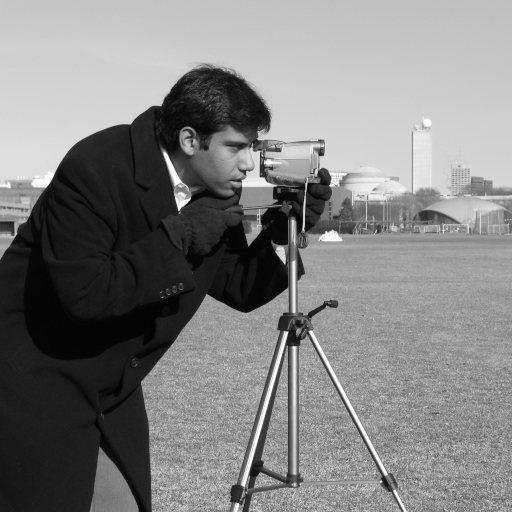
#> input picture Lab1/images/cameraman.tif, 512 x 512 px
$ jupyter execute Lab1.ipynb   (shell and % lines are left out)
#> lines starting #> are read from the running program, lines starting #| are printed output that depends on the picture; after the words box and inside, x2 and y2 are one past the last pixel; in counts of white or black regions, pixels touching at a corner belong together
# ARTI 403 - Image Processing
### Lab 1 - Basics of programming with Python

Outcome: explain how digital images are represented and manipulated in a computer.

Tools: Anaconda / Jupyter, Python 3

## Task 1 - Setup check

Anaconda already comes with numpy + matplotlib, so I only had to install opencv
and scikit-image. Leaving the pip line here (commented) in case I run this on
another machine.

[cell 1]

import cv2
import numpy as np
import matplotlib.pyplot as plt
import matplotlib.cm as cm
from PIL import Image

## Task 2 - Loading and visualizing images

[cell 2]
img = cv2.imread('images/cameraman.tif')
#> img is the input picture: shape (512, 512, 3); min 0, max 255, mean 129.1
print(type(img), img.shape)
#| <class 'numpy.ndarray'> (512, 512, 3)

plt.imshow(img)
plt.show()

## Task 3 - Storing images

[cell 3]
cv2.imwrite('new_image.jpg', img)

import os
f = 'new_image.jpg'
print(f, '->', os.path.getsize(f), 'bytes')

Both saved fine. The jpg is much smaller than the original tif because jpg is
lossy compression while tif here is uncompressed.

## Task 4 - Display the image as an array

[cell 4]
print(img.shape)   # (rows, cols, channels) - opencv gives a numpy array directly
#| (512, 512, 3)
print(img)
#> (printed output is left out)

[cell 5]
img_array = cv2.cvtColor(img, cv2.COLOR_BGR2GRAY)

print("shape:", img_array.shape)
#| shape: (512, 512)
print("dtype:", img_array.dtype)
#| dtype: uint8

[cell 6]
# what the numbers actually mean
print("dtype        :", img_array.dtype)
#| dtype        : uint8
print("min / max    :", img_array.min(), "/", img_array.max())
#| min / max    : 0 / 255
print("total pixels :", img_array.size)
#| total pixels : 262144

# top-left 8x8 corner - each value is one pixel intensity 0=black 255=white
print(img_array[:8, :8])
#| [[200 200 200 200 199 200 199 198]
#|  [200 199 199 200 199 200 199 198]
#|  [199 199 199 200 200 200 200 200]
#|  [200 200 199 199 199 199 199 199]
#|  [200 200 200 200 199 199 199 200]
#|  [200 199 199 200 199 199 199 199]
#|  [200 201 200 200 199 200 198 199]
#|  [201 200 200 200 200 199 199 200]]

## Assessment - numpy operations on the image array

Trying out a few array operations on the image to see what they do visually.

[cell 7]
brighter = np.clip(img_array.astype(np.int16) + 60, 0, 255).astype(np.uint8)
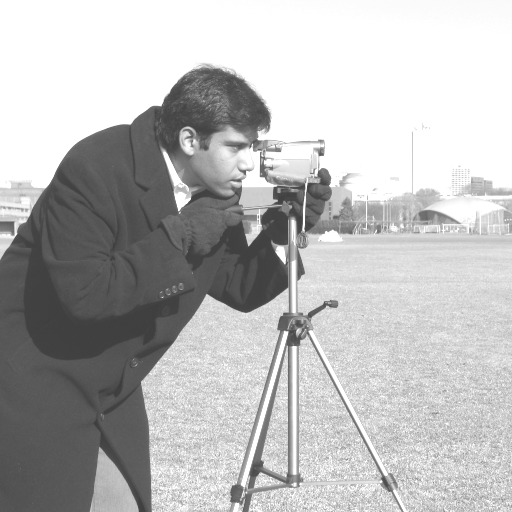
#> brighter: shape (512, 512); min 60, max 255, mean 185.6
negative = 255 - img_array
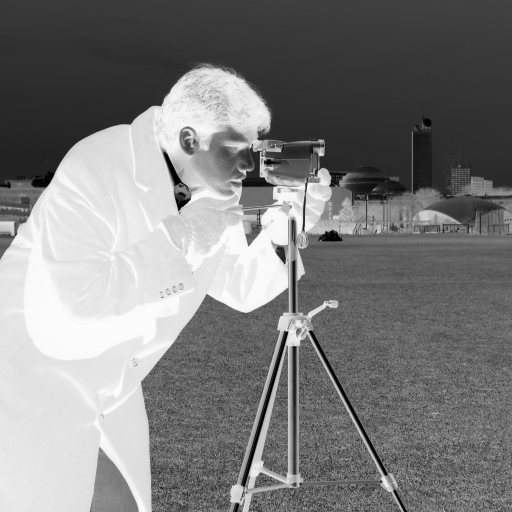
#> negative: shape (512, 512); min 0, max 255, mean 125.9
flipped  = np.fliplr(img_array)
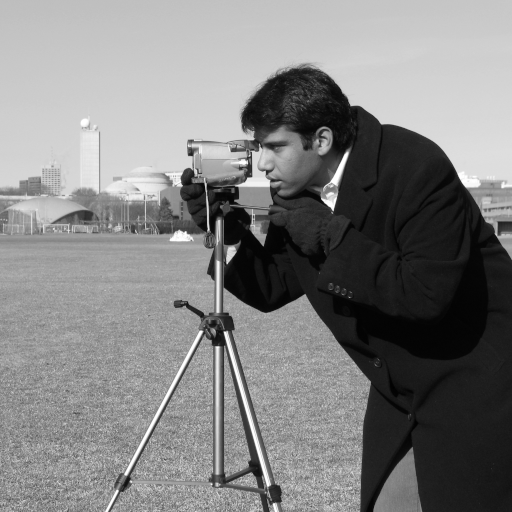
#> flipped: shape (512, 512); min 0, max 255, mean 129.1
cropped  = img_array[50:200, 50:200]
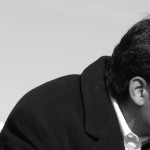
#> cropped: shape (150, 150); min 4, max 255, mean 120.1

titles = ['original', 'brighter (+60)', 'negative (255-x)', 'flipped', 'cropped']
images = [img_array, brighter, negative, flipped, cropped]

plt.figure(figsize=(14, 3))
for i, (t, im) in enumerate(zip(titles, images)):
    plt.subplot(1, 5, i + 1)
    plt.imshow(im, cmap='gray', vmin=0, vmax=255)
    plt.title(t, fontsize=9)
    plt.axis('off')
#> this loop made 5 passes
#> t on passes 1 to 5: 'original', 'brighter (+60)', 'negative (255-x)', 'flipped', 'cropped'
plt.tight_layout()
plt.show()

The `astype(np.int16)` before adding matters - if I add 60 straight to a uint8
array the values above 195 wrap around to 0 and the bright parts turn black.

[cell 8]
# histogram - how the intensities are distributed
plt.figure(figsize=(6, 3))
plt.hist(img_array.ravel(), bins=256, range=(0, 255))
plt.title('intensity histogram')
plt.xlabel('pixel value')
plt.ylabel('count')
plt.show()
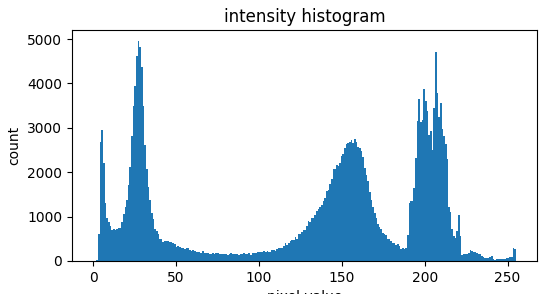
#> figure drawn by matplotlib, 1 panel; tallest bar 4957 high, from x = 26.89 to 27.89

[cell 9]
# simple thresholding, done with pure numpy
mask = img_array > img_array.mean()
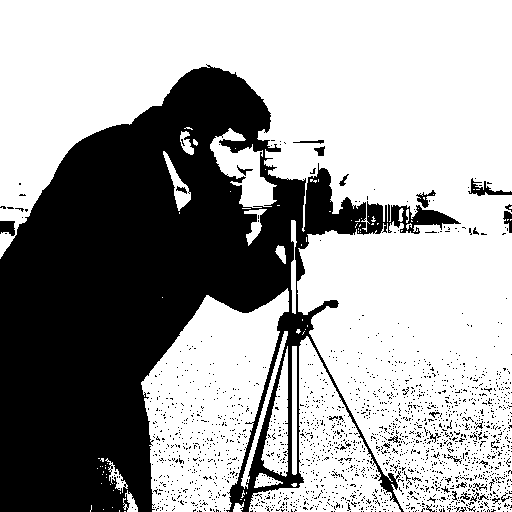
#> mask: shape (512, 512) bool; 63.7% white; 1918 black regions (1885 under 20 px), largest, box (x1, y1, x2, y2) and area: (0, 64, 461, 512) 89015, (468, 178, 512, 196) 265, (0, 221, 15, 236) 181
binary = (mask * 255).astype(np.uint8)

print("threshold used:", round(img_array.mean(), 2))
#| threshold used: 129.06
print("white pixels  :", mask.sum(), "of", mask.size)
#| white pixels  : 167067 of 262144

plt.imshow(binary, cmap='gray')
plt.title('binary image')
plt.axis('off')
plt.show()
